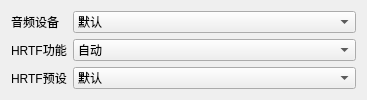
     <widget class="QWidget" name="Audio">
      <attribute name="title">
       <string>音频</string>
      </attribute>
      <layout class="QVBoxLayout">
       <item>
        <layout class="QHBoxLayout">
         <item>
          <widget class="QLabel" name="audioDeviceSelectorLabel">
           <property name="toolTip">
            <string>选择你喜欢的音频设备</string>
           </property>
           <property name="text">
            <string>音频设备</string>
           </property>
          </widget>
         </item>
         <item>
          <widget class="QComboBox" name="audioDeviceSelectorComboBox">
           <property name="sizePolicy">
            <sizepolicy hsizetype="Fixed" vsizetype="Fixed">
             <horstretch>0</horstretch>
             <verstretch>0</verstretch>
            </sizepolicy>
           </property>
           <property name="minimumSize">
            <size>
             <width>283</width>
             <height>0</height>
            </size>
           </property>
           <property name="currentIndex">
            <number>0</number>
           </property>
           <item>
            <property name="text">
             <string>默认</string>
            </property>
           </item>
          </widget>
         </item>
        </layout>
       </item>
       <item>
        <layout class="QHBoxLayout">
         <item>
          <widget class="QLabel" name="enableHRTFLabel">
           <property name="toolTip">
            <string>This setting controls HRTF, which simulates 3D sound on stereo systems.</string>
           </property>
           <property name="text">
            <string>HRTF功能</string>
           </property>
          </widget>
         </item>
         <item>
          <widget class="QComboBox" name="enableHRTFComboBox">
           <property name="sizePolicy">
            <sizepolicy hsizetype="Fixed" vsizetype="Fixed">
             <horstretch>0</horstretch>
             <verstretch>0</verstretch>
            </sizepolicy>
           </property>
           <property name="minimumSize">
            <size>
             <width>283</width>
             <height>0</height>
            </size>
           </property>
           <property name="currentIndex">
            <number>0</number>
           </property>
           <item>
            <property name="text">
             <string>自动</string>
            </property>
           </item>
           <item>
            <property name="text">
             <string>禁用</string>
            </property>
           </item>
           <item>
            <property name="text">
             <string>启用</string>
            </property>
           </item>
          </widget>
         </item>
        </layout>
       </item>
       <item>
        <layout class="QHBoxLayout">
         <item>
          <widget class="QLabel" name="hrtfProfileSelectorLabel">
           <property name="toolTip">
            <string>Select your preferred HRTF profile.</string>
           </property>
           <property name="text">
            <string>HRTF预设</string>
           </property>
          </widget>
         </item>
         <item>
          <widget class="QComboBox" name="hrtfProfileSelectorComboBox">
           <property name="sizePolicy">
            <sizepolicy hsizetype="Fixed" vsizetype="Fixed">
             <horstretch>0</horstretch>
             <verstretch>0</verstretch>
            </sizepolicy>
           </property>
           <property name="minimumSize">
            <size>
             <width>283</width>
             <height>0</height>
            </size>
           </property>
           <property name="currentIndex">
            <number>0</number>
           </property>
           <item>
            <property name="text">
             <string>默认</string>
            </property>
           </item>
          </widget>
         </item>
        </layout>
       </item>
       <item>
        <spacer>
         <property name="orientation">
          <enum>Qt::Vertical</enum>
         </property>
         <property name="sizeHint" stdset="0">
          <size>
           <width>0</width>
           <height>0</height>
          </size>
         </property>
        </spacer>
       </item>
      </layout>
     </widget>
